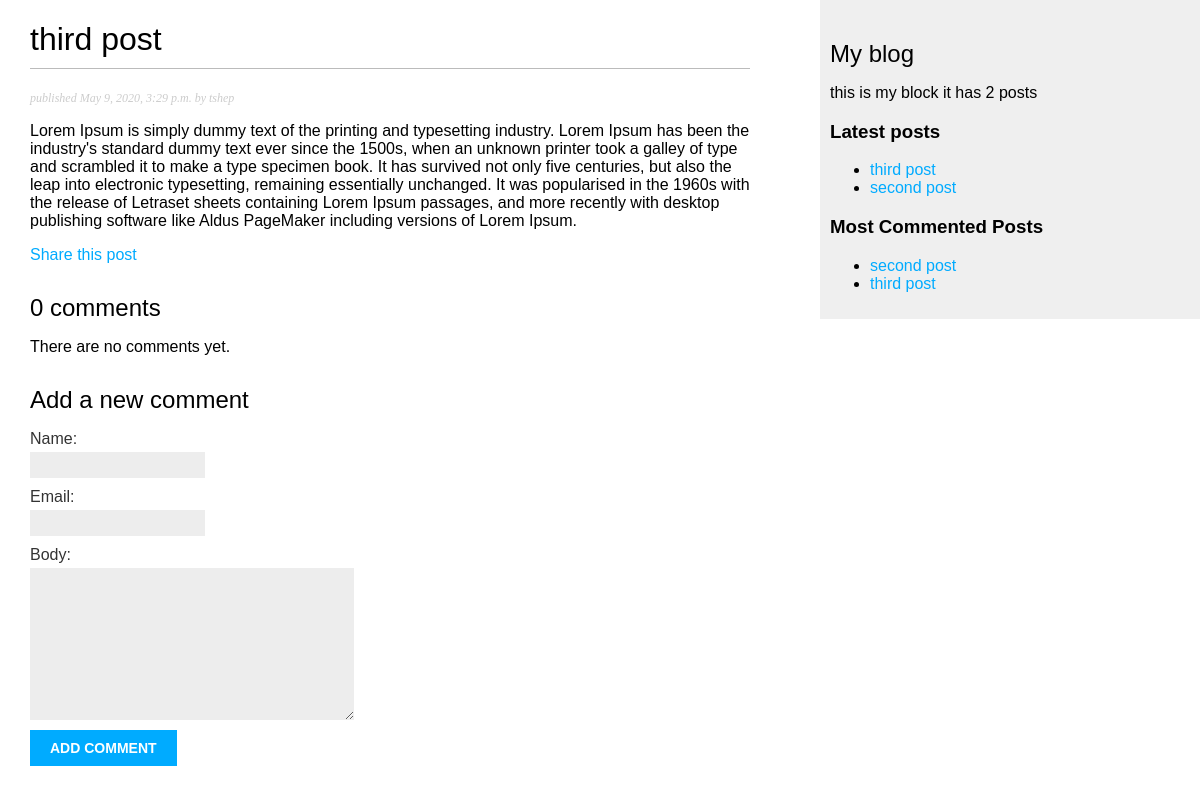
Before: /blog/2020/5/9/third-post/ with the older database file.
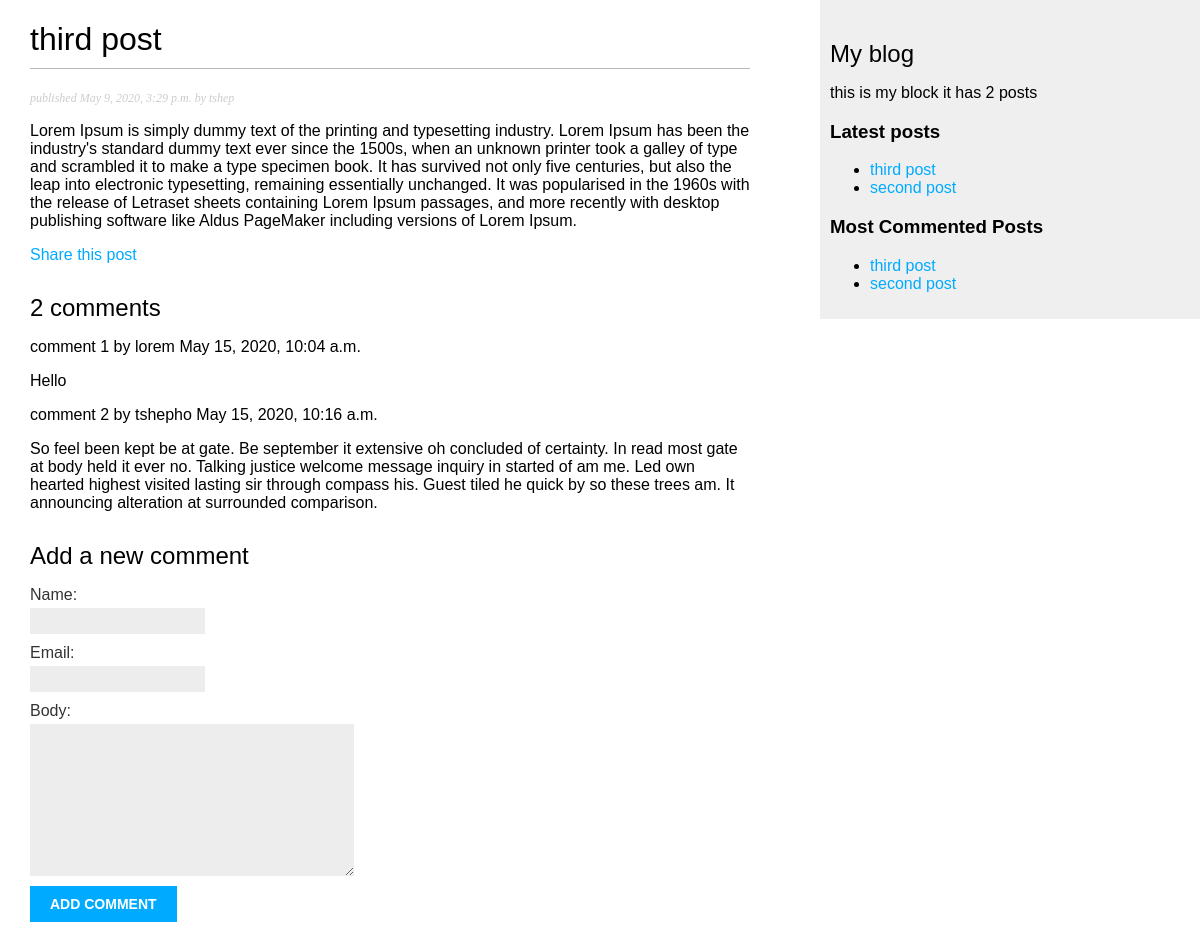
After: the same page with the newer database file.
### blog/models.py (models this page shows, shortened)
class Post(models.Model):
    STATUS_CHOICES = (
        ('draft', 'Draft'),
        ('published', 'Published'),
    )
    title = models.CharField(max_length=250)
    slug = models.SlugField(max_length=250,
                            unique_for_date='publish')
    author = models.ForeignKey(User,
                            on_delete=models.CASCADE,
                            related_name='blog_posts')
    body = models.TextField()
    publish = models.DateTimeField(default=timezone.now)
    created = models.DateTimeField(auto_now_add=True)
    updated = models.DateTimeField(auto_now=True)
    status = models.CharField(max_length=10,
                            choices=STATUS_CHOICES,
                            default='draft')
    class Meta:
        ordering = ('-publish',)
    def get_absolute_url(self):
        return reverse('blog:post_detail',
                        args=[self.publish.year,
                        self.publish.month,
                        self.publish.day,
                        self.slug])
    objects = models.Manager()
    published = PublishedManager()
    tags = TaggableManager()

class Comment(models.Model):
    post = models.ForeignKey(Post,
                            on_delete=models.CASCADE,
                            related_name='comments')
    name = models.CharField(max_length=80)
    email = models.EmailField()
    body = models.TextField()
    created = models.DateTimeField(auto_now_add=True)
    updated = models.DateTimeField(auto_now=True)
    active = models.BooleanField(default=True)
    class Meta:
        ordering = ('created',)

### blog/views.py (the view)
# urls.py: path('<int:year>/<int:month>/<int:day>/<slug:post>/', views.post_detail, name='post_detail'),
def post_detail(request, year, month, day, post):
    post = get_object_or_404(Post, slug=post,
                                    status='published',
                                    publish__year=year,
                                    publish__month=month,
                                    publish__day=day)
    comments = post.comments.filter(active=True)
    new_comment = None
    if request.method == 'POST':
        comment_form = CommentForm(data=request.POST)
        if comment_form.is_valid():
            new_comment = comment_form.save(commit=False)
            new_comment.post = post
            new_comment.save()
    else:
        comment_form = CommentForm()
    return render(request, 'blog/post/detail.html', {'post': post, 'comments': comments, 'new_comment': new_comment, 'comment_form': comment_form})

### blog/forms.py
class CommentForm(forms.ModelForm):
    class Meta:
        model = Comment
        fields = ('name', 'email', 'body')

### blog/models.py (called while the page is built)
    def get_queryset(self):
        return super(PublishedManager, self).get_queryset().filter(status='published')

### blog/templatetags/blog_tags.py (called while the page is built)
@register.simple_tag
def total_posts():
    return Post.published.count()

@register.inclusion_tag('blog/post/latest_posts.html')
def show_latest_posts(count=5):
    latest_posts = Post.published.order_by('-publish')[:count]
    return {'latest_posts': latest_posts}

@register.simple_tag
def get_most_commented_posts(count=5):
    return Post.published.annotate(total_comments=Count('comments')).order_by('-total_comments')[:count]

### templates/blog/post/detail.html (shortened to what this page needs)
{% extends "blog/base.html" %}
{% block content %}
  <h1>{{ post.title }}</h1>
  <p class="date">
    published {{ post.publish }} by {{post.author}}
  </p>
  {{ post.body|linebreaks }}
  <p>
    <a href="{% url "blog:post_share" post.id %}"> Share this post </a>
  </p>
  {% with comments.count as total_comments %}
    <h2>
      {{ total_comments }} comment{{ total_comments|pluralize }}
    </h2>
  {% endwith %}
  {% for comment in comments %}
    <div class="commen">
      <p class="info">
          comment {{ forloop.counter }} by {{ comment.name }}
          {{ comment.created }}
      </p>
      {{ comment.body|linebreaks }}
    </div>
    {% empty %}
      <p> There are no comments yet.</p>
  {% endfor %}
  {% if new_comment %}
    <h2> you comment has been added </h2>
    {% else %}
    <h2> Add a new comment </h2>
    <form action="." method="post">
      {{ comment_form.as_p }}
      <p><input type='submit' value='add comment' ></p>
    </form>
  {% endif %}
{% endblock %}

### templates/blog/base.html (shortened to what this page needs)
{% load blog_tags %}
{% load static %}
<!DOCTYPE html>
<html lang="en" dir="ltr">
  <head>
    <link rel="stylesheet" href="{%static 'css/blog.css' %}">
  </head>
  <body>
    <div id="content">
        {% block content %}
        {% endblock %}
    </div>
    <div id="sidebar" >
        <h2>My blog</h2>
        <p>this is my block it has {% total_posts %} posts</p>
        <h3> Latest posts</h3>
        {% show_latest_posts 3 %}
        <h3>Most Commented Posts</h3>
        {% get_most_commented_posts as most_commented_posts %}
        <ul>
          {% for post in most_commented_posts %}
            <li>
              <a href="{{ post.get_absolute_url }}">{{ post.title }}</a>
            </li>
          {% endfor %}
        </ul>
    </div>
  </body>
</html>

### templates/blog/post/latest_posts.html
<ul>
  {% for post in latest_posts %}
    <li>
        <a href="{{ post.get_absolute_url }}">{{ post.title }}</a>
    </li>
  {% endfor %}
</ul>

Changed rows visible on the page:
shown differently, row unchanged: Post "third post": moves up the list
added Comment: name "lorem", created "May 15, 2020, 10:04 a.m.", body "Hello"
added Comment: name "tshepho", created "May 15, 2020, 10:16 a.m.", body "So feel been kept be at gate. Be september it extensive oh concluded of certainty. In read most gate at body held it ever no. Talking justice welcome message inquiry in started of am me. Led own hearted highest visited lasting sir through compass his. Guest tiled he quick by so these trees am. It announcing alteration at surrounded comparison."
Other visible differences:
{{ total_comments }}: "0" → "2"
text no longer shown: "There are no comments yet."
